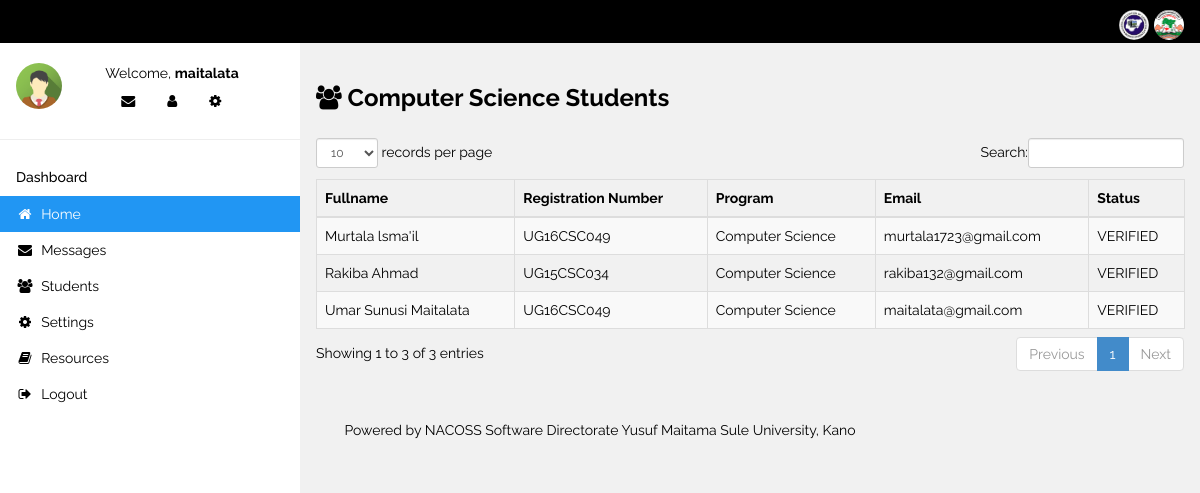
/admin/csc.php (signed in), run on the app's committed database.
### tables this page shows
CREATE TABLE `students` (
  `id` int(11) NOT NULL AUTO_INCREMENT,
  `fullname` varchar(100) NOT NULL,
  `regNo` varchar(10) NOT NULL,
  `programme` varchar(50) NOT NULL,
  `email` varchar(60) NOT NULL,
  `username` varchar(20) NOT NULL,
  `password` varchar(60) NOT NULL,
  `status` varchar(20) NOT NULL DEFAULT 'PENDING',
  PRIMARY KEY (`id`)
);

### admin/csc.php (the view, shortened to what this page needs)
<?php
include("../includes/connect.inc.php");
$query = $db->query("SELECT * FROM students WHERE programme='Computer Science'");
?>
<!DOCTYPE html>
<html>
<link rel="stylesheet" href="../css/w3.css">
<link rel="stylesheet" href="../css/w3-theme-blue-grey.css">
<link rel="stylesheet" href="../font-awesome-4.7.0/css/font-awesome.min.css">
<link href="assets/css/bootstrap.css" rel="stylesheet" />
    <link href="assets/js/dataTables/dataTables.bootstrap.css" rel="stylesheet" />
<body class="w3-light-grey">
<?php include("../includes/admin_header.inc.php"); ?>
<?php include("../includes/admin_side_bar.inc.php"); ?>
<div class="w3-main" style="margin-left:300px;margin-top:43px;">
  <header class="w3-container" style="padding-top:22px">
    <h3><b><i class="fa fa-users"></i> Computer Science Students</b></h3>
  </header>
	<div class="w3-panel">
		 <div class="table-responsive">
			<table class="table table-striped table-bordered table-hover" id="dataTables-example">
               <thead>
                  <tr>
                     <th>Fullname</th>
                     <th>Registration Number</th>
					           <th>Program</th>
                     <th>Email</th>
                     <th>Status</th>
                  </tr>
				</thead>
				<tbody>
					<?php
						while($row = $query->fetch_array()){
								echo "<tr>
									<td>".$row['fullname']."</td>
									<td>".$row['regNo']."</td>
									<td>".$row['programme']."</td>
									<td>".$row['email']."</td>
									<td>".$row['status']."</td>
									</tr>";
							}
					?>
                </tbody>
			</table>
          </div>
    </div>
 </div>
<?php include("../includes/admin_footer.inc.php"); ?>
</body>
</html>

### css/w3.css (style rules this page uses)
html { box-sizing:border-box }
*,*:before,*:after { box-sizing:inherit }
html { -ms-text-size-adjust:100%;-webkit-text-size-adjust:100% }
body { margin:0 }
article,aside,details,figcaption,figure,footer,header,main,menu,nav,section,summary { display:block }
html,body { font-family:Verdana,sans-serif;font-size:15px;line-height:1.5 }
html { overflow-x:hidden }
h3 { font-size:24px }
h1,h2,h3,h4,h5,h6 { font-family:"Segoe UI",Arial,sans-serif;font-weight:400;margin:10px 0 }
.w3-main,#main { transition:margin-left .4s }
.w3-container:after,.w3-container:before,.w3-panel:after,.w3-panel:before,.w3-row:after,.w3-row:before,.w3-row-padding:after,.w3-row-padding:before, .w3-cell-row:before,.w3-cell-row:after,.w3-clear:after,.w3-clear:before,.w3-bar:before,.w3-bar:after { content:"";display:table;clear:both }
.w3-container,.w3-panel { padding:0.01em 16px }
.w3-panel { margin-top:16px;margin-bottom:16px }
.w3-light-grey,.w3-hover-light-grey:hover,.w3-light-gray,.w3-hover-light-gray:hover { color:#000!important;background-color:#f1f1f1!important }

### admin/csc.php (style rules this page uses)
html,body,h1,h2,h3,h4,h5 { font-family: "Raleway", sans-serif }

### data on the page
students: fullname "Umar Sunusi Maitalata", regNo "UG16CSC049", programme "Computer Science", email "maitalata@gmail.com", status "VERIFIED"
students: fullname "Rakiba Ahmad", regNo "UG15CSC034", programme "Computer Science", email "rakiba132@gmail.com", status "VERIFIED"
students: fullname "Murtala lsma'il", regNo "UG16CSC049", programme "Computer Science", email "murtala1723@gmail.com", status "VERIFIED"

### other printed values
$user "maitalata"
